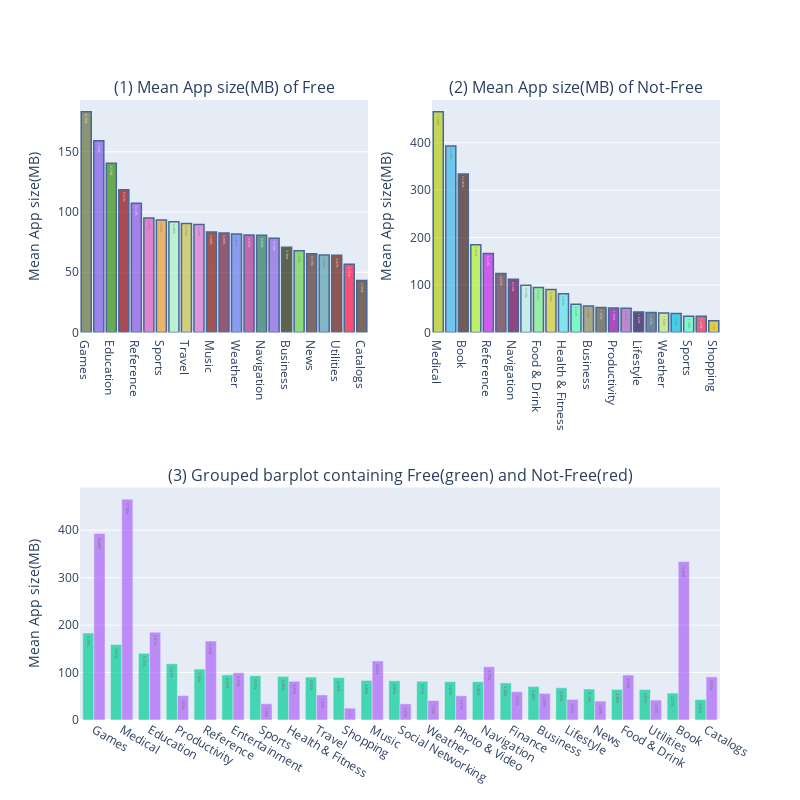

Notebook code for this chart:
### Markdown cell above
With not considering 'isNotFree', Medical App has the largest size of ~400MB, followed by Games(~300MB).

### Code cell
cnt_srs1 = df_app_free[['prime_genre', 'size_bytes_in_MB']].groupby('prime_genre').mean()['size_bytes_in_MB'].sort_values(ascending=False)
text1 = ['{:.2f}%'.format(100 * (value / cnt_srs1.sum())) for value in cnt_srs1.values]

trace1 = go.Bar(
    x = cnt_srs1.index,
    y = cnt_srs1.values,
    text = text1,
    marker = dict(
        color = random_color_generator(100),
        line = dict(color='rgb(8, 48, 107)',
                    width = 1.5)
    ),
    opacity = 0.7
)

cnt_srs2 = df_app_notfree[['prime_genre', 'size_bytes_in_MB']].groupby('prime_genre').mean()['size_bytes_in_MB'].sort_values(ascending=False)
text2 = ['{:.2f}%'.format(100 * (value / cnt_srs2.sum())) for value in cnt_srs2.values]

trace2 = go.Bar(
    x = cnt_srs2.index,
    y = cnt_srs2.values,
    text = text2,
    marker = dict(
        color = random_color_generator(100),
        line = dict(color='rgb(8, 48, 107)',
                    width = 1.5)
    ),
    opacity = 0.7
)

trace3 = go.Bar(
    x = cnt_srs1.index,
    y = cnt_srs1.values,
    text = text1,
    opacity = 0.7,
    name='Free'
)


trace4 = go.Bar(
    x = cnt_srs2.index,
    y = cnt_srs2.values,
    text = text2,
    opacity = 0.7,
    name='Not-Free'
)



fig = tools.make_subplots(rows=2, cols=2, specs = [[{}, {}], [{'colspan':2}, None]], subplot_titles=('Free', 'Not-Free', 'third'), print_grid=False)
fig = tools.make_subplots(rows=2, cols=2, specs = [[{}, {}], [{'colspan':2}, None]], 
                          subplot_titles=('(1) Mean App size(MB) of Free', '(2) Mean App size(MB) of Not-Free', 
                                          '(3) Grouped barplot containing Free(green) and Not-Free(red)'), print_grid=False)

fig.append_trace(trace1, 1, 1)
fig.append_trace(trace2, 1, 2)
fig.append_trace(trace3, 2, 1)
fig.append_trace(trace4, 2, 1)

fig['layout']['yaxis1'].update(title='Mean App size(MB)')
fig['layout']['yaxis2'].update(title='Mean App size(MB)')
fig['layout']['yaxis3'].update(title='Mean App size(MB)')
fig['layout'].update(showlegend=False, width=800, height=800)

py.iplot(fig)

### Figure 1 — Plotly figure (JSON) as saved in the notebook; plotly's stock layout.template omitted (floating-point values rounded to 4 significant figures)
{"data": [{"marker": {"color": ["#69703C", "#7C59E4", "#368E0C", "#900714", "#8654E5", "#DF57BF", "#ED9C2F", "#A8F2C5", "#C8C244", "#DC73D1", "#85180E", "#711D3E", "#617CEF", "#AF328D", "#2C7A5E", "#8563E1", "#242C04", "#68D543", "#53362F", "#5BA0B0", "#681A11", "#FC1140", "#4F321E", "#938697", "#F726BF", "#63CA3A", "#109878", "#6311B1", "#E4EEE1", "#E70942", "#1A2C68", "#A6EC24", "#7F896D", "#E59465", "#7C3E63", "#E78672", "#06EE3F", "#C4EE34", "#69C66B", "#9C5AF2", "#996790", "#43E6C4", "#FD034F", "#6175E3", "#C367A2", "#FFBF87", "#4295A6", "#8585C0", "#6C1D75", "#B3B702", "#0CD4E4", "#E7C615", "#41BA7A", "#5D896F", "#184726", "#850DF6", "#7C3F2F", "#E5E48D", "#D22395", "#B48501", "#82C359", "#44AB7E", "#716F42", "#19CEEC", "#80AD51", "#C8E4BD", "#073DA9", "#50E257", "#EB99F2", "#5B35C2", "#9A2FF7", "#60F949", "#3C1A04", "#3BA2BB", "#8E03F7", "#595A11", "#27185B", "#289FBE", "#AD86A0", "#43BFFD", "#DDFF7E", "#DB243B", "#C63E38", "#6935E1", "#88605F", "#DC6B0F", "#63C93C", "#07240F", "#A13DF3", "#2D2C61", "#2F7395", "#4F0845", "#095207", "#557554", "#07A9D8", "#ED986B", "#276F03", "#E8C9C9", "#198C30", "#1898F2"], "line": {"color": "rgb(8, 48, 107)", "width": 1.5}}, "opacity": 0.7, "text": ["8.78%", "7.62%", "6.73%", "5.67%", "5.14%", "4.55%", "4.47%", "4.40%", "4.33%", "4.29%", "3.99%", "3.96%", "3.91%", "3.87%", "3.86%", "3.74%", "3.38%", "3.25%", "3.13%", "3.08%", "3.07%", "2.71%", "2.06%"], "type": "bar", "x": ["Games", "Medical", "Education", "Productivity", "Reference", "Entertainment", "Sports", "Health & Fitness", "Travel", "Shopping", "Music", "Social Networking", "Weather", "Photo & Video", "Navigation", "Finance", "Business", "Lifestyle", "News", "Food & Drink", "Utilities", "Book", "Catalogs"], "xaxis": "x", "y": [183.3, 159.1, 140.5, 118.4, 107.3, 95.08, 93.37, 91.83, 90.51, 89.55, 83.42, 82.69, 81.69, 80.88, 80.71, 78.19, 70.66, 67.93, 65.35, 64.3, 64.19, 56.7, 43.08], "yaxis": "y"}, {"marker": {"color": ["#B8CE15", "#3DB8E8", "#431F15", "#B1F12F", "#C320E9", "#603343", "#690354", "#B8EFE4", "#7AEE85", "#CFCD29", "#59E1E9", "#53FDB5", "#8C8E59", "#575543", "#9009A6", "#A860BF", "#250D52", "#415975", "#C3E56D", "#03C0E6", "#53FDBF", "#E92849", "#E2BD03", "#5EF3E7", "#ACC81C", "#B625FB", "#BD424F", "#C17D56", "#1BF3D8", "#4E3E59", "#14137B", "#CCCD87", "#B1D09D", "#1D9106", "#06B05B", "#94A88C", "#98A02E", "#895212", "#8D9CD2", "#67B51A", "#0DE5A4", "#ED009B", "#21C929", "#FB7716", "#E71421", "#B8523B", "#D83BA8", "#901EFF", "#3DDD3A", "#25DB0C", "#6985A6", "#879D67", "#FF4494", "#52C25D", "#A03E38", "#22BF70", "#E548AB", "#B1336A", "#B01FA5", "#A72061", "#18B81E", "#375CCF", "#917674", "#60C798", "#592A6B", "#DF05F7", "#3E3327", "#4FF393", "#5CB3C7", "#D4EAFD", "#9052CD", "#E10823", "#1424BD", "#FEB124", "#11F5EB", "#EC7247", "#A8B0EA", "#957343", "#542AB6", "#A1661F", "#74926D", "#955BAE", "#96BA5C", "#366B2F", "#9EEBE3", "#0ACAA5", "#4DAF76", "#4F5E16", "#56983E", "#A3BBE3", "#30D275", "#E21A56", "#035F9E", "#540059", "#DD5E96", "#9DC9D9", "#D254D7", "#9C4FF4", "#D04B13", "#D1DE65"], "line": {"color": "rgb(8, 48, 107)", "width": 1.5}}, "opacity": 0.7, "text": ["17.38%", "14.68%", "12.46%", "6.91%", "6.22%", "4.65%", "4.19%", "3.72%", "3.54%", "3.39%", "3.05%", "2.22%", "2.09%", "1.97%", "1.92%", "1.91%", "1.62%", "1.57%", "1.54%", "1.49%", "1.28%", "1.27%", "0.93%"], "type": "bar", "x": ["Medical", "Games", "Book", "Education", "Reference", "Music", "Navigation", "Entertainment", "Food & Drink", "Catalogs", "Health & Fitness", "Finance", "Business", "Travel", "Productivity", "Photo & Video", "Lifestyle", "Utilities", "Weather", "News", "Sports", "Social Networking", "Shopping"], "xaxis": "x2", "y": [465.6, 393.1, 333.9, 185.0, 166.5, 124.5, 112.3, 99.61, 94.86, 90.84, 81.63, 59.59, 56.08, 52.8, 51.49, 51.1, 43.42, 42.04, 41.13, 39.87, 34.24, 34.04, 24.93], "yaxis": "y2"}, {"name": "Free", "opacity": 0.7, "text": ["8.78%", "7.62%", "6.73%", "5.67%", "5.14%", "4.55%", "4.47%", "4.40%", "4.33%", "4.29%", "3.99%", "3.96%", "3.91%", "3.87%", "3.86%", "3.74%", "3.38%", "3.25%", "3.13%", "3.08%", "3.07%", "2.71%", "2.06%"], "type": "bar", "x": ["Games", "Medical", "Education", "Productivity", "Reference", "Entertainment", "Sports", "Health & Fitness", "Travel", "Shopping", "Music", "Social Networking", "Weather", "Photo & Video", "Navigation", "Finance", "Business", "Lifestyle", "News", "Food & Drink", "Utilities", "Book", "Catalogs"], "xaxis": "x3", "y": [183.3, 159.1, 140.5, 118.4, 107.3, 95.08, 93.37, 91.83, 90.51, 89.55, 83.42, 82.69, 81.69, 80.88, 80.71, 78.19, 70.66, 67.93, 65.35, 64.3, 64.19, 56.7, 43.08], "yaxis": "y3"}, {"name": "Not-Free", "opacity": 0.7, "text": ["17.38%", "14.68%", "12.46%", "6.91%", "6.22%", "4.65%", "4.19%", "3.72%", "3.54%", "3.39%", "3.05%", "2.22%", "2.09%", "1.97%", "1.92%", "1.91%", "1.62%", "1.57%", "1.54%", "1.49%", "1.28%", "1.27%", "0.93%"], "type": "bar", "x": ["Medical", "Games", "Book", "Education", "Reference", "Music", "Navigation", "Entertainment", "Food & Drink", "Catalogs", "Health & Fitness", "Finance", "Business", "Travel", "Productivity", "Photo & Video", "Lifestyle", "Utilities", "Weather", "News", "Sports", "Social Networking", "Shopping"], "xaxis": "x3", "y": [465.6, 393.1, 333.9, 185.0, 166.5, 124.5, 112.3, 99.61, 94.86, 90.84, 81.63, 59.59, 56.08, 52.8, 51.49, 51.1, 43.42, 42.04, 41.13, 39.87, 34.24, 34.04, 24.93], "yaxis": "y3"}], "layout": {"annotations": [{"font": {"size": 16}, "showarrow": false, "text": "(1) Mean App size(MB) of Free", "x": 0.225, "xanchor": "center", "xref": "paper", "y": 1, "yanchor": "bottom", "yref": "paper"}, {"font": {"size": 16}, "showarrow": false, "text": "(2) Mean App size(MB) of Not-Free", "x": 0.775, "xanchor": "center", "xref": "paper", "y": 1, "yanchor": "bottom", "yref": "paper"}, {"font": {"size": 16}, "showarrow": false, "text": "(3) Grouped barplot containing Free(green) and Not-Free(red)", "x": 0.5, "xanchor": "center", "xref": "paper", "y": 0.375, "yanchor": "bottom", "yref": "paper"}], "height": 800, "showlegend": false, "width": 800, "xaxis": {"anchor": "y", "domain": [0, 0.45]}, "xaxis2": {"anchor": "y2", "domain": [0.55, 1]}, "xaxis3": {"anchor": "y3", "domain": [0, 1]}, "yaxis": {"anchor": "x", "domain": [0.625, 1], "title": {"text": "Mean App size(MB)"}}, "yaxis2": {"anchor": "x2", "domain": [0.625, 1], "title": {"text": "Mean App size(MB)"}}, "yaxis3": {"anchor": "x3", "domain": [0, 0.375], "title": {"text": "Mean App size(MB)"}}}}
